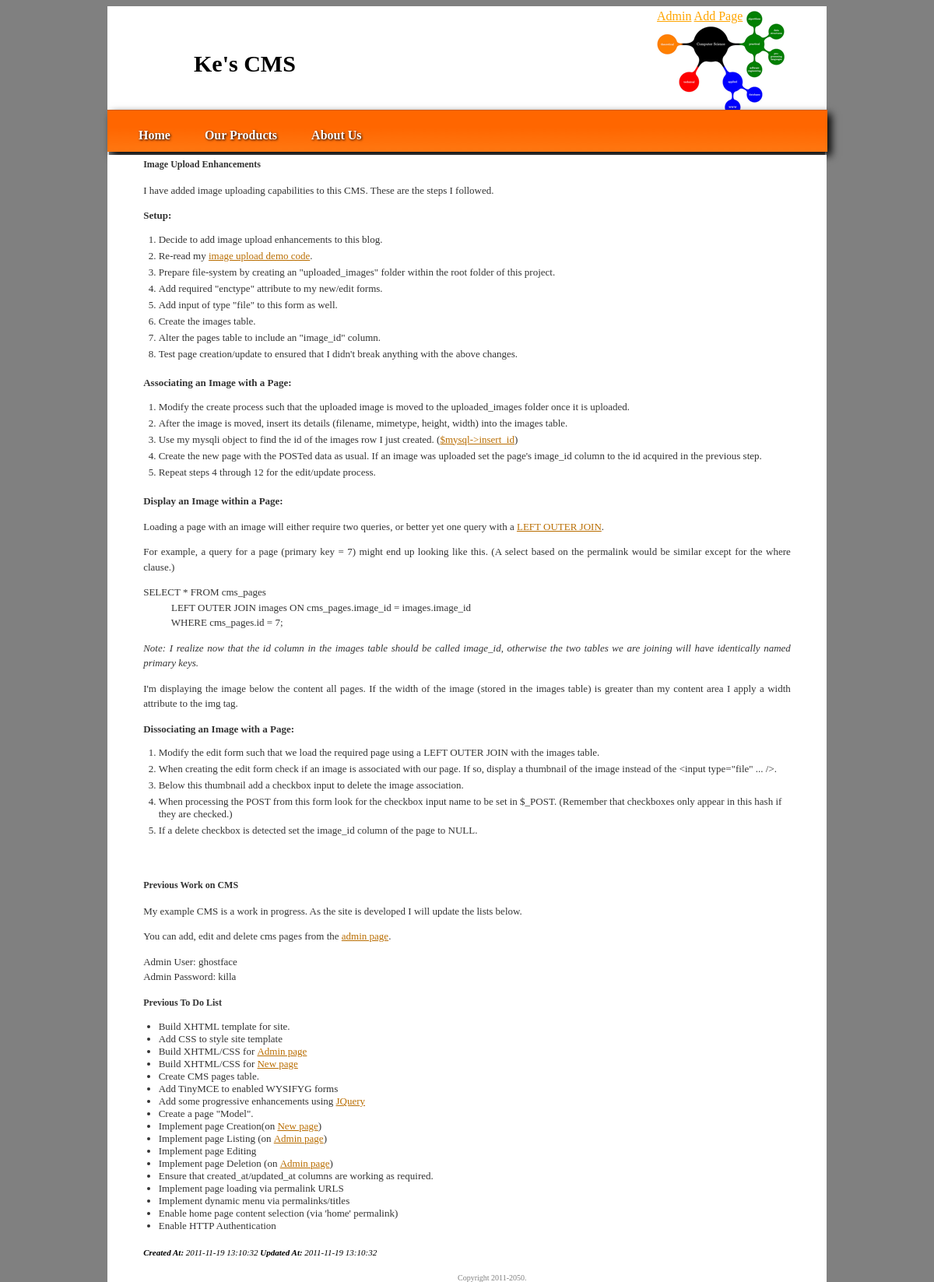
The page / on the database its author committed.
### tables this page shows
CREATE TABLE IF NOT EXISTS `cmsinfo` (
  `order` tinyint(15) NOT NULL DEFAULT '0',
  `title` varchar(100) NOT NULL,
  `content` text,
  `update_at` timestamp NOT NULL DEFAULT CURRENT_TIMESTAMP ON UPDATE CURRENT_TIMESTAMP,
  `created_at` timestamp NOT NULL DEFAULT '0000-00-00 00:00:00',
  `permalink` varchar(20) NOT NULL,
  `id` int(11) NOT NULL AUTO_INCREMENT,
  PRIMARY KEY (`id`)
);

### index.php (the view, shortened to what this page needs)
<?php
    if(empty($_GET['p']))
    {
        $permalink = "home";
    }
    else{
        $permalink = $_GET['p'];
    }
    require("header.php");
    $query="SELECT * FROM cmsinfo WHERE permalink = '$permalink'";
    $STH=$DBH->query($query);
    $STH->setFetchMode(PDO::FETCH_ASSOC);
    if($row = $STH->fetch()): ?>
    <div id="content">
    <?= $row['content'] ?>
    <p><b>Created At:</b> <?= $row['created_at'] ?> <b>Updated At:</b> <?= $row['update_at'] ?></p>
    </div>
    <? else: ?>
    <div id="content">
    <p>Not this page</p>
    </div>
    <? endif; ?>
<?
    require ("footer.php");
?>

### header.php (shortened to what this page needs)
<!DOCTYPE HTML>
<html>
<head>
    <link type="text/css" rel="stylesheet" href="cms.css" />
</head>
<body>
    <div id="wrapper">
        <div id="header">
            <div id="name">
                Ke's CMS
            </div>
            <div id="topMenu">
                <menu>
                    <a href="admin.php">Admin</a> <a href="addPage.php">Add Page</a>
                </menu>
            </div>
            <div id="menu">
                <nav>
                    <?php
                    require('menu.php');
                    ?>
                </nav>
            </div>
        </div>
        <div id="main">
            <div id="infoForm">

### menu.php
<?php
    require_once('dbConfig.php');
    $query="SELECT title, permalink FROM cmsinfo";
    $STH=$DBH->query($query);
    $STH->setFetchMode(PDO::FETCH_ASSOC);
    while($row = $STH->fetch()): ?>
       <a href="index.php?p=<?= $row['permalink']?>"><?=$row['title']?></a>
    <? endwhile; ?>

### footer.php
                <footer>Copyright 2011-2050.</footer>
            </div>
        </div>
    </div>
</body>
</html>

### cms.css (style rules this page uses)
div#wrapper { width: 920px; margin: 0 auto; border:2px solid white; }
div#header { width:100%; height:140px; background: url("./images/header.png") no-repeat; }
div#name { position: relative; font-size: 30px; height: 50px; left: 109px; top: 55px; width: 138px; font-weight:bold; }
div#main { background-color: white; color: black; left: -2px; margin: 0 auto; position: relative; top: 49px; width: 924px; }
div#topMenu { left: 664px; position: relative; top: -64px; width: 300px; }
body { background-color:gray; }
a:link, a:visited, a:active { color:orange; }
#menu nav { background:url(images/headerbg.png) repeat-x; height:30px; text-shadow:#000 1px 1px 3px; -moz-box-shadow: 5px 5px 10px #000; -webkit-box-shadow: 5px 5px 10px #000; }
#menu nav { padding-top:24px; }
#menu nav a { color:white; text-decoration:none; font-weight:bold; margin-left:40px; }
#menu { margin-left: -2px; margin-top: 47px; width: 925px; padding-bottom:10px; }
#infoForm { padding-top:2px; }
#content { margin:0px auto; width:90%; padding-bottom:10px; }
footer { color:gray; font-size:10px; padding-left:450px; }
#content p { font-size:11px; font-style:italic; }

### rows shown on the page
cmsinfo: title "Home", content "Image Upload Enhancements I have added image uploading capabilities to this CMS. These are the steps I followed. Setup: Decide to add image upload enhancements to this blog. Re-read my image upload demo code . Prepare file-system by creating an \"uploaded_images\" folder within the root folder of this project. Add required \"enctype\" attribute to my new/edit forms. Add input of type \"file\" to this form as well. Create the images table. Alter the pages table to include an \"image_id\" column. Test page creation/update to ensured that I didn't break anything with the above changes. Associating an Image with a Page: Modify the create process such that the uploaded image is moved to the…", created_at "2011-11-19 13:10:32", update_at "2011-11-19 13:10:32"
cmsinfo: title "Our Products"
cmsinfo: title "About Us"
